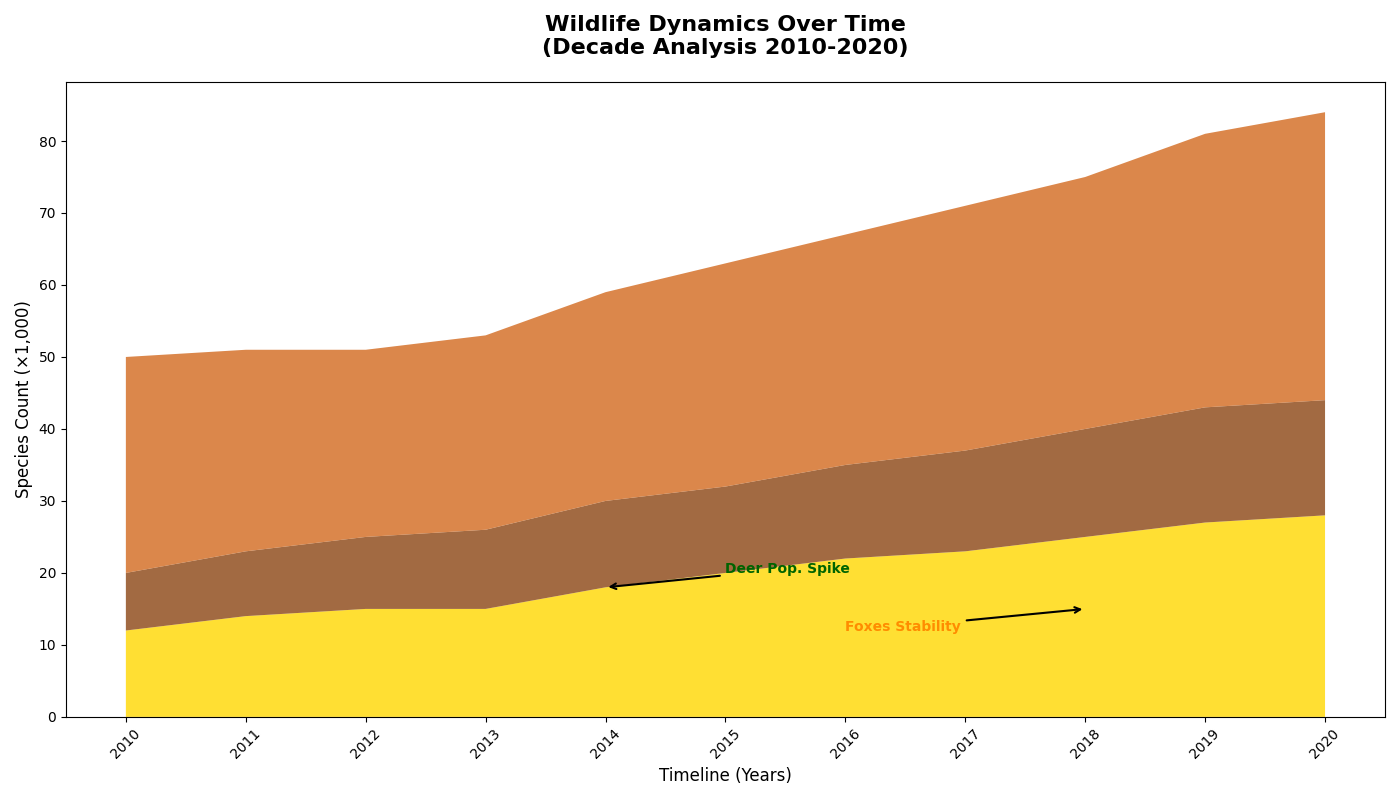

Python code for this plot:
import matplotlib.pyplot as plt
import numpy as np

years = np.arange(2010, 2021)

deer = [12, 14, 15, 15, 18, 20, 22, 23, 25, 27, 28]
foxes = [8, 9, 10, 11, 12, 12, 13, 14, 15, 16, 16]
rabbits = [30, 28, 26, 27, 29, 31, 32, 34, 35, 38, 40]

populations = np.vstack([deer, foxes, rabbits])

colors = ['#FFD700', '#8B4513', '#D2691E']  # Shuffled color list for the three groups

plt.figure(figsize=(14, 8))

plt.stackplot(years, populations, colors=colors, alpha=0.8)

plt.title('Wildlife Dynamics Over Time\n(Decade Analysis 2010-2020)', fontsize=16, fontweight='bold', pad=20)
plt.xlabel('Timeline (Years)', fontsize=12)
plt.ylabel('Species Count (×1,000)', fontsize=12)

plt.xticks(years, rotation=45)

plt.annotate('Deer Pop. Spike', xy=(2014, deer[4]), xytext=(2015, 20),
             arrowprops=dict(facecolor='green', arrowstyle='->', lw=1.5),
             fontsize=10, color='darkgreen', fontweight='bold')
plt.annotate('Foxes Stability', xy=(2018, foxes[8]), xytext=(2016, 12),
             arrowprops=dict(facecolor='orange', arrowstyle='->', lw=1.5),
             fontsize=10, color='darkorange', fontweight='bold')

plt.tight_layout()

plt.show()
